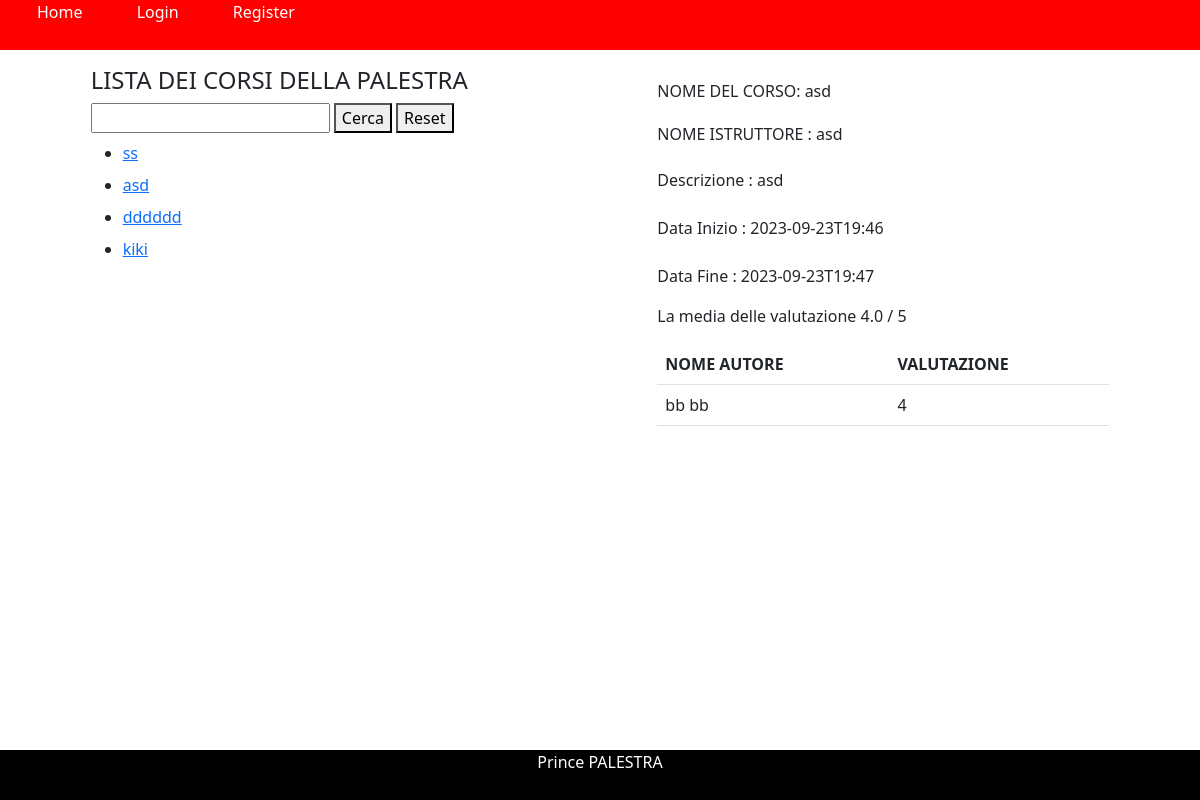
Before: /corsi/2 with the older database file.
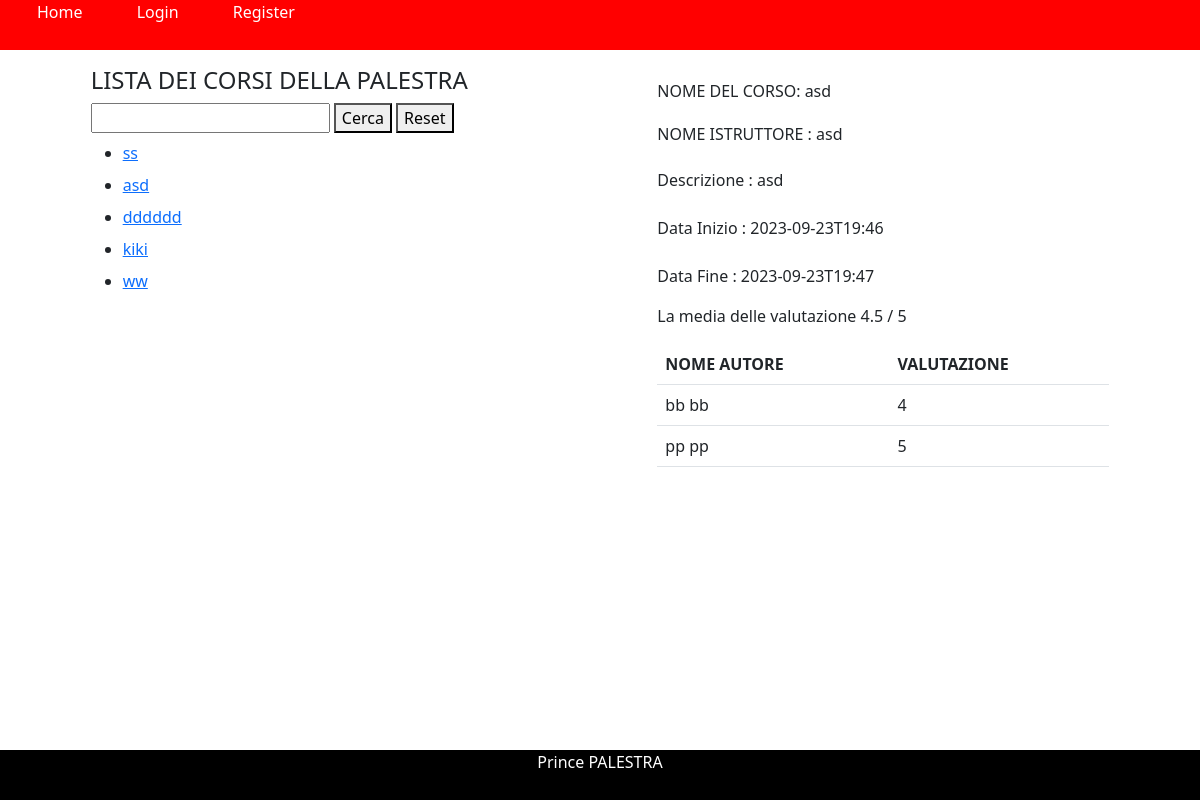
After: the same page with the newer database file.
### tables this page shows
CREATE TABLE corso ( 
            id INTEGER NOT NULL PRIMARY KEY,
    	    titolo TEXT NOT NULL,
    	    descrizione TEXT NOT NULL,
    	    istruttore TEXT NOT NULL UNIQUE,
    	    startTime DATE NOT NULL ,
    	    endTime DATE NOT NULL
        );

CREATE TABLE corso_iscritto ( 
            id_user INTEGER NOT NULL,
            id_corso INTEGER NOT NULL,
            voto INTEGER,
            CONSTRAINT key_c_i PRIMARY KEY (id_user, id_corso)  
        );

CREATE TABLE user 
    ( 
        id INTEGER PRIMARY KEY,
	    nome TEXT NOT NULL,
	    cognome TEXT NOT NULL,
	    email TEXT NOT NULL UNIQUE,
	    ruolo TEXT NOT NULL ,
	    password TEXT NOT NULL ,
	    dataDeactivazione DATE
    );

### main.py (the view)
@app.route("/corsi/<int:id>")
def corsoById(id,message=""):
    role = None
    idUser = None
    if current_user.is_authenticated:
        idUser = current_user.id
        role = current_user.ruolo
    listacorsi = corsodao.getCorsi(role)
    res = corsodao.getCorsoById(id, idUser, role)
    if not current_user.is_authenticated:
        return render_template('corsi.html', session=getSession(), listacorsi=listacorsi, corso=res['corso'])
    return render_template('corsi.html', session=getSession(), listacorsi=listacorsi, corso=res['corso'])

### corsodao.py (called while the page is built)
def mapper(d):
    data = {}
    data['id'] = d[0]
    data['titolo'] = d[1]
    data['descrizione'] = d[2]
    data['istruttore'] = d[3]
    data['startTime'] = d[4]
    data['endTime'] = d[5]
    return data

def getCorsi(role):
    res = {}
    try:
        sql = ("""
                SELECT id,titolo,descrizione,istruttore,startTime,endTime
                FROM corso
            """)
        conn = sqlite3.connect('palestra.db')
        cursor = conn.cursor()
        cursor.execute(sql)
        mapped = []
        for data in cursor.fetchall():
            mapped.append(mapper(data))
        res['result'] = True
        res['data'] = mapped
    except Exception as e:
        return []
        print('ERROR', str(e))
    cursor.close()
    conn.close()
    return mapped

def getMediaVoto( idCorso, idUser=None):
    try:
        sql = (""" SELECT AVG(voto) FROM corso_iscritto WHERE voto IS NOT NULL AND id_corso = ? """)
        conn = sqlite3.connect('palestra.db')
        cursor = conn.cursor()
        cursor.execute(sql, (idCorso,))
        media = cursor.fetchone()[0]
        cursor.close()
        conn.close()
        return media
    except Exception as e:
        print('ERROR', str(e))
        cursor.close()
        conn.close()

def getVoti( idCorso):
    try:
        sql = ("""  SELECT u.nome, u.cognome, ci.voto FROM  corso_iscritto ci , user u
                    WHERE ci.id_corso = ? AND u.id = ci.id_user AND ci.voto IS NOT NULL
             """)
        conn = sqlite3.connect('palestra.db')
        cursor = conn.cursor()
        cursor.execute(sql, (idCorso,))
        dati = []
        for data in cursor.fetchall():
            dati.append({'nome': data[0], 'cognome': data[1],'voto': data[2]})
        cursor.close()
        conn.close()
        return dati
    except Exception as e:
        print('ERROR', str(e))
        cursor.close()
        conn.close()
        return []

### main.py (called while the page is built)
def getSession () :
    if current_user.is_authenticated:
        return userdao.getAccountByEmail(current_user.id)
    return None

### templates/corsi.html (shortened to what this page needs)
{% extends "base.html" %}
{%block mainbody %}
<div  class="container-fluid mt-3">
    <div class="row justify-content-evenly">
        <div class="col-xl-5 col-md-6 col-12">
            <div class="container-fluid">
                <h4> LISTA DEI CORSI DELLA PALESTRA</h4>
                <section>
                    <input type="text" id="search"></input>
                    <button type="button" onclick="search(event, {{listacorsi}})">Cerca</button>
                    <button type="button" onclick="resetSearch(event, {{listacorsi}})">Reset</button>
                </section>
                <section id="corsi">
                    <ul id="corsiul">
                        {% for corso in listacorsi %}
                        <li class="my-2">
                            <a href="{{url_for('corsoById', id=corso.id)}}">{{corso.titolo | e}}</a>
                        </li>
                        {% endfor %}
                    </ul>
                </section>
            </div>
        </div>
        <div class="col-xl-5 col-md-6 col-12">
            <div class="container-fluid">
                {% if corso %}
                    <h6 class="mt-3">NOME DEL CORSO: {{corso.titolo | e}}</h6>
                    <h6 class="mt-4">NOME ISTRUTTORE : {{corso.istruttore | e}}</h6>
                    <p class="mt-4">Descrizione : {{corso.descrizione | e}}</p>
                    <p class="mt-4">Data Inizio : {{corso.startTime | e}}</p>
                    <p class="mt-4">Data Fine : {{corso.endTime | e}}</p>
                    {% if corso.media %}
                        <p>La media delle valutazione {{ corso.media | e}} / 5 </p>
                    {% endif %}
                    {% if corso.commenti %}
                        <table class="table">
                            <thead>
                            <tr>
                                <th>NOME AUTORE</th>
                                <th>VALUTAZIONE</th>
                            </tr>
                            </thead>
                            <tbody>
                            {% if corso.commenti |  length > 0 %}
                                {% for commento in corso.commenti %}
                                <tr>
                                    <td>{{commento.nome | e}} {{commento.cognome | e}} </td>
                                    <td>{{commento.voto | e}}</td>
                                </tr>
                                {% endfor %}
                            {% else %}
                            <tr>Non ci sono commenti</tr>
                            {% endif %}
                            </tbody>
                        </table>
                    {% endif %}
                {% endif %}
            </div>
        </div>
    </div>
</div>
{% endblock %}

### templates/base.html (shortened to what this page needs)
<!doctype html>
<html lang="en">
<head>
  <link href="https://cdn.jsdelivr.net/npm/bootstrap@5.2.2/dist/css/bootstrap.min.css" rel="stylesheet"
>
  <link rel="stylesheet" href="{{ url_for('static', filename='style.css') }}">
</head>
<body>
<header id="myheader">
    <nav class="nav">
      <div class="container-fluid">
        <a href="/" class="nav-item">Home</a>
          {% if not session.email %}
            <a href="/login" class="nav-item">Login</a>
            <a href="/register" class="nav-item">Register</a>
          {% endif %}
      </div>
    </nav>
  </header>
   <main>
     {%block mainbody %}{% endblock %}
   </main>
   <footer class="myfooter"> Prince PALESTRA
   </footer>
</body>
</html>

### static/style.css (style rules this page uses)
.nav { background-color: red; height: 50px; display: flex; }
.nav-item { color: white; padding: 25px 25px 25px 25px; margin-top: 25px; text-decoration: none; }
.myfooter { position: fixed; left: 0; bottom: 0; width: 100%; background-color: black; color: white; text-align: center; height : 50px; }

Changed rows visible on the page:
added corso: titolo "ww"
added corso_iscritto: nome "pp", cognome "pp", voto "5"
Other visible differences:
{{ corso.media | e }}: "4.0" → "4.5"
